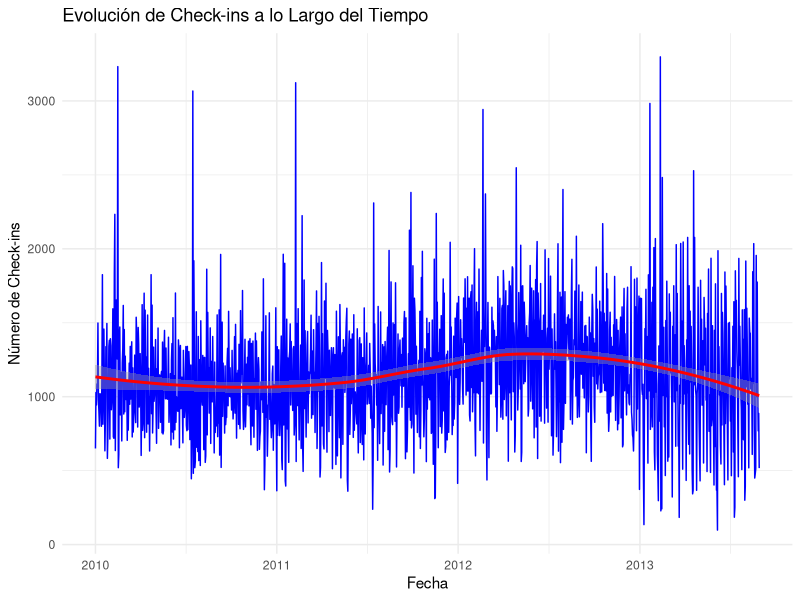
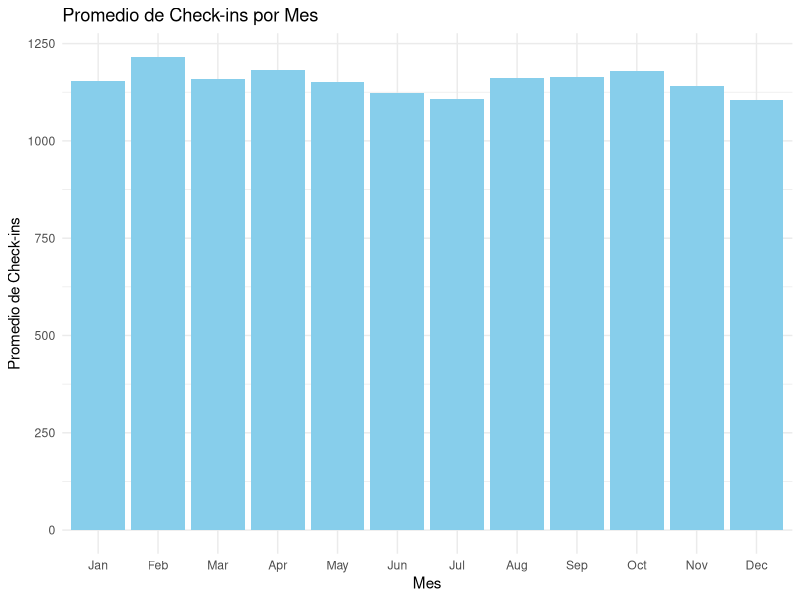
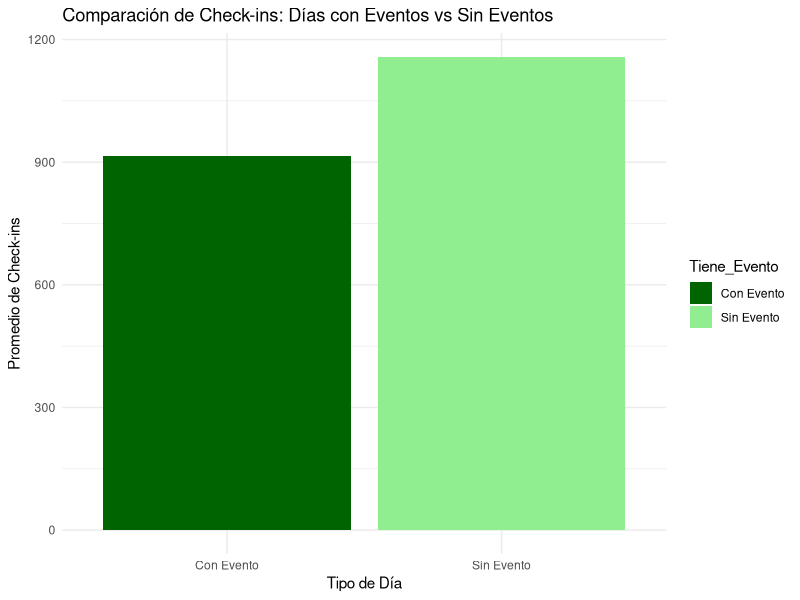
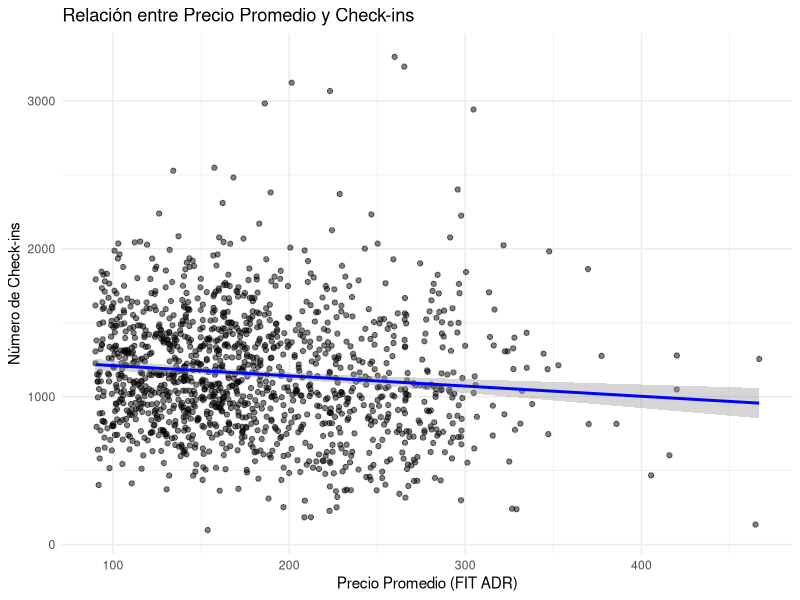
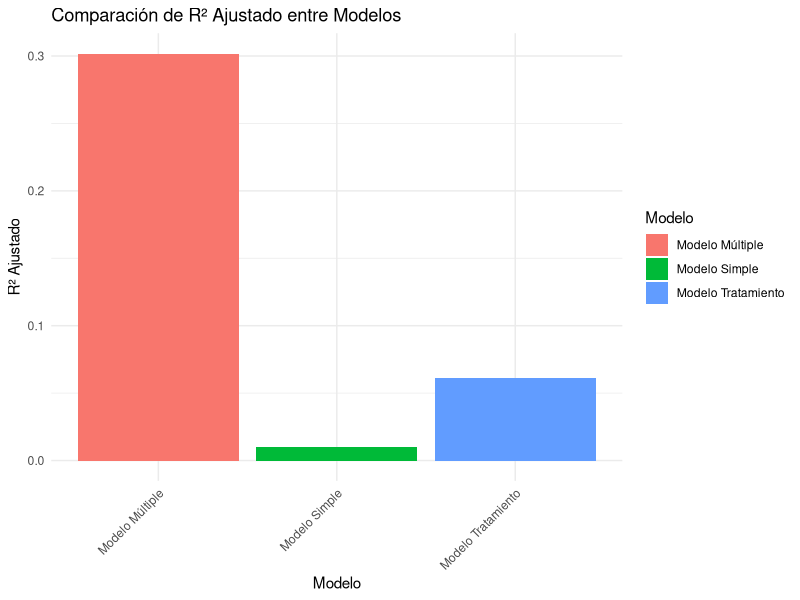

Here is the R script that generated these plots, in order:
##############################################################
# Factores que afectan la cantidad de check-ins diarios en los hoteles Caesars de Las Vegas.
# Business Analytics - Pontificia Universidad Javeriana
# Integrantes: Valeria Garcia y Valery Ramirez
# Fecha:  2025-11-14
##############################################################

# 1. CARGA Y PREPARACIÓN DE DATOS =============================================

install.packages(c("readxl", "dplyr", "tidyr", "ggplot2", "lubridate", "broom"))

# Cargar librerías necesarias
library(readxl)      # Para leer archivos Excel
library(dplyr)       # Para manipulación de datos
library(tidyr)       # Para limpieza de datos
library(ggplot2)     # Para visualizaciones
library(lubridate)   # Para manejo de fechas
library(broom)       # Para trabajar con modelos estadísticos

# Leer los datos
caesars_data <- read_excel("CaesarsXLS.xlsx")

# Examinar la estructura de los datos
str(caesars_data)
summary(caesars_data)

# Convertir la columna de fecha a formato Date
caesars_data <- caesars_data %>%
  mutate(Date = as.Date(Date))

# Asegurar que las variables dummy sean numéricas (0 o 1)
dummy_vars <- c("SuperBowl", "Valentines", "NY", "Easter", "LaborDay", "Xmas")
caesars_data <- caesars_data %>%
  mutate(across(all_of(dummy_vars), as.numeric))

# Verificar y manejar valores faltantes
sum(is.na(caesars_data)) # Contar valores faltantes
caesars_data <- na.omit(caesars_data) # Eliminar filas con valores faltantes

# 2. ESTADÍSTICAS DESCRIPTIVAS =============================================

# Crear directorio para resultados si no existe
dir.create("resultados", showWarnings = FALSE)

# Estadísticas descriptivas de check-ins
checkins_stats <- caesars_data %>%
  summarise(
    Promedio = mean(checkins),
    Min = min(checkins),
    Max = max(checkins),
    Desv_Est = sd(checkins)
  )
print("Estadísticas de Check-ins:")
print(checkins_stats)

# Guardar estadísticas descriptivas en CSV
write.csv(checkins_stats, "resultados/estadisticas_descriptivas.csv", row.names = FALSE)

# Promedio de check-ins por mes
checkins_por_mes <- caesars_data %>%
  mutate(Mes = month(Date, label = TRUE)) %>%
  group_by(Mes) %>%
  summarise(
    Promedio_Checkins = mean(checkins),
    N = n()
  )
print("\nPromedio de Check-ins por Mes:")
print(checkins_por_mes)
write.csv(checkins_por_mes, "resultados/promedios_por_mes.csv", row.names = FALSE)

# Promedio de check-ins por día de la semana
checkins_por_dia <- caesars_data %>%
  mutate(DiaSemana = wday(Date, label = TRUE)) %>%
  group_by(DiaSemana) %>%
  summarise(
    Promedio_Checkins = mean(checkins),
    N = n()
  )
print("\nPromedio de Check-ins por Día de la Semana:")
print(checkins_por_dia)
write.csv(checkins_por_dia, "resultados/promedios_por_dia.csv", row.names = FALSE)

# 3. VISUALIZACIONES =============================================

# Gráfico de línea temporal de check-ins
p1 <- ggplot(caesars_data, aes(x = Date, y = checkins)) +
  geom_line(color = "blue") +
  geom_smooth(method = "loess", color = "red") +
  labs(title = "Evolución de Check-ins a lo Largo del Tiempo",
       x = "Fecha",
       y = "Número de Check-ins") +
  theme_minimal()

# Guardar gráfico
ggsave("resultados/evolucion_checkins.png", p1, width = 12, height = 6, dpi = 300)

# Gráfico de barras de promedio de check-ins por mes
p2 <- caesars_data %>%
  mutate(Mes = month(Date, label = TRUE)) %>%
  group_by(Mes) %>%
  summarise(Promedio_Checkins = mean(checkins)) %>%
  ggplot(aes(x = Mes, y = Promedio_Checkins)) +
  geom_bar(stat = "identity", fill = "skyblue") +
  labs(title = "Promedio de Check-ins por Mes",
       x = "Mes",
       y = "Promedio de Check-ins") +
  theme_minimal()

# Guardar gráfico
ggsave("resultados/promedio_checkins_por_mes.png", p2, width = 10, height = 6, dpi = 300)

# Gráfico comparativo de check-ins en días con eventos vs sin eventos
eventos_comparacion <- caesars_data %>%
  mutate(Tiene_Evento = if_else(SuperBowl == 1 | Valentines == 1 | NY == 1 |
                               Easter == 1 | LaborDay == 1 | Xmas == 1,
                               "Con Evento", "Sin Evento")) %>%
  group_by(Tiene_Evento) %>%
  summarise(Promedio_Checkins = mean(checkins))

p3 <- ggplot(eventos_comparacion, aes(x = Tiene_Evento, y = Promedio_Checkins, fill = Tiene_Evento)) +
  geom_bar(stat = "identity") +
  labs(title = "Comparación de Check-ins: Días con Eventos vs Sin Eventos",
       x = "Tipo de Día",
       y = "Promedio de Check-ins") +
  theme_minimal() +
  scale_fill_manual(values = c("Con Evento" = "darkgreen", "Sin Evento" = "lightgreen"))

# Guardar gráfico
ggsave("resultados/comparacion_eventos.png", p3, width = 8, height = 6, dpi = 300)
write.csv(eventos_comparacion, "resultados/comparacion_eventos.csv", row.names = FALSE)

# 4. MODELO DE REGRESIÓN LINEAL SIMPLE =============================================

# Modelo de regresión lineal simple
modelo1 <- lm(checkins ~ `FIT ADR`, data = caesars_data)

# Mostrar resumen del modelo
summary(modelo1)

# Visualizar la relación
p4 <- ggplot(caesars_data, aes(x = `FIT ADR`, y = checkins)) +
  geom_point(alpha = 0.5) +
  geom_smooth(method = "lm", color = "blue") +
  labs(title = "Relación entre Precio Promedio y Check-ins",
       x = "Precio Promedio (FIT ADR)",
       y = "Número de Check-ins") +
  theme_minimal()

# Guardar gráfico y resultados del modelo
ggsave("resultados/relacion_precio_checkins.png", p4, width = 10, height = 6, dpi = 300)
capture.output(summary(modelo1), file = "resultados/modelo1_resultados.txt")

# 5. MODELO DE REGRESIÓN LINEAL MÚLTIPLE =============================================

# Añadir variable de día de la semana
caesars_data <- caesars_data %>%
  mutate(DiaSemana = as.factor(wday(Date)))

# Modelo de regresión múltiple
modelo2 <- lm(checkins ~ `FIT ADR` + Casino + Group + SE + SuperBowl + 
              Valentines + NY + Easter + LaborDay + Xmas + DiaSemana,
              data = caesars_data)

# Mostrar resumen del modelo
summary(modelo2)

# Identificar variables significativas
coef_summary <- tidy(modelo2) %>%
  mutate(
    significativo = ifelse(p.value < 0.05, "Sí", "No")
  )

# Mostrar y guardar variables significativas
variables_significativas <- coef_summary %>%
      filter(significativo == "Sí") %>%
      select(term, estimate, p.value)
cat("\nVariables significativas (p < 0.05):\n")
print(variables_significativas)

# Guardar resultados del modelo y variables significativas
capture.output(summary(modelo2), file = "resultados/modelo2_resultados.txt")
write.csv(variables_significativas, "resultados/variables_significativas.csv", row.names = FALSE)

# 6. MODELO CON TRATAMIENTOS Y CONTROLES =============================================

# Crear variable de tratamiento
caesars_data <- caesars_data %>%
  mutate(Treatment = as.numeric(SuperBowl == 1 | Valentines == 1 | NY == 1 |
                               Easter == 1 | LaborDay == 1 | Xmas == 1))

# Modelo con tratamiento
modelo3 <- lm(checkins ~ Treatment + `FIT ADR` + Casino + Group + SE,
              data = caesars_data)

# Mostrar y guardar resumen del modelo
summary(modelo3)
capture.output(summary(modelo3), file = "resultados/modelo3_resultados.txt")

# Calcular el efecto promedio del tratamiento
treatment_effect <- caesars_data %>%
  group_by(Treatment) %>%
  summarise(
    Promedio_Checkins = mean(checkins),
    N = n()
  )

print("Efecto promedio del tratamiento:")
print(treatment_effect)
write.csv(treatment_effect, "resultados/efecto_tratamiento.csv", row.names = FALSE)

# 7. COMPARACIÓN DE MODELOS =============================================

# Crear función para extraer métricas
get_model_metrics <- function(model) {
  list(
    R2 = summary(model)$r.squared,
    R2_adj = summary(model)$adj.r.squared,
    AIC = AIC(model),
    BIC = BIC(model),
    RMSE = sqrt(mean(model$residuals^2))
  )
}

# Obtener métricas para cada modelo
metrics1 <- get_model_metrics(modelo1)
metrics2 <- get_model_metrics(modelo2)
metrics3 <- get_model_metrics(modelo3)

# Crear data frame de comparación
comparacion_modelos <- data.frame(
  Modelo = c("Modelo Simple", "Modelo Múltiple", "Modelo Tratamiento"),
  R2 = c(metrics1$R2, metrics2$R2, metrics3$R2),
  R2_Ajustado = c(metrics1$R2_adj, metrics2$R2_adj, metrics3$R2_adj),
  AIC = c(metrics1$AIC, metrics2$AIC, metrics3$AIC),
  BIC = c(metrics1$BIC, metrics2$BIC, metrics3$BIC),
  RMSE = c(metrics1$RMSE, metrics2$RMSE, metrics3$RMSE)
)

# Mostrar y guardar tabla de comparación
print("Comparación de Modelos:")
print(comparacion_modelos)
write.csv(comparacion_modelos, "resultados/comparacion_modelos.csv", row.names = FALSE)

# Visualizar R² ajustado
p5 <- ggplot(comparacion_modelos, aes(x = Modelo, y = R2_Ajustado, fill = Modelo)) +
  geom_bar(stat = "identity") +
  labs(title = "Comparación de R² Ajustado entre Modelos",
       x = "Modelo",
       y = "R² Ajustado") +
  theme_minimal() +
  theme(axis.text.x = element_text(angle = 45, hjust = 1))

# Guardar gráfico de comparación
ggsave("resultados/comparacion_r2_ajustado.png", p5, width = 10, height = 6, dpi = 300)